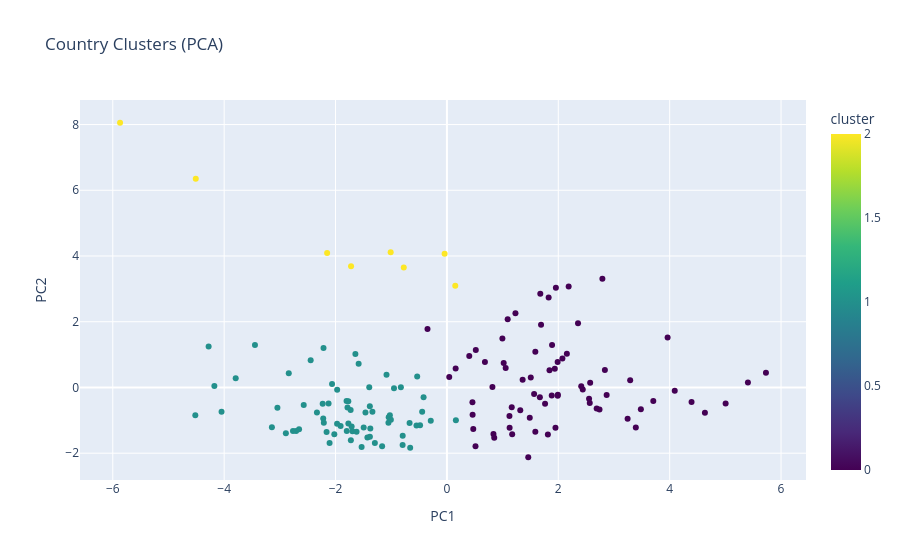

This figure's notebook cell:
### Code cell
pca = PCA(n_components=2, random_state=42)
pca_coords = pca.fit_transform(scaled_df)
pca_df = pd.DataFrame(pca_coords, columns=['PC1', 'PC2'])
pca_df['cluster'] = country_df['cluster'].values
pca_df['country'] = country_df['Country / Economy'].values

pca_fig = px.scatter(
    pca_df, x='PC1', y='PC2', color='cluster', hover_name='country',
    title='Country Clusters (PCA)', color_continuous_scale='Viridis'
)
pca_fig.write_image(FIGURES_DIR / 'country_clusters_pca.png', width=1000, height=700)
pca_fig.show()

### Figure 1 — Plotly figure (JSON) as saved in the notebook; plotly's stock layout.template omitted (floating-point values rounded to 4 significant figures; data arrays with more than 128 entries replaced by an {"elided": "..."} marker saying what was removed)
{"data": [{"hovertemplate": "<b>%{hovertext}</b><br><br>PC1=%{x}<br>PC2=%{y}<br>cluster=%{marker.color}<extra></extra>", "hovertext": {"elided": "148 str values"}, "legendgroup": "", "marker": {"color": {"elided": "148 int values"}, "coloraxis": "coloraxis", "symbol": "circle"}, "mode": "markers", "name": "", "orientation": "v", "showlegend": false, "type": "scatter", "x": {"elided": "148 float values"}, "xaxis": "x", "y": {"elided": "148 float values"}, "yaxis": "y"}], "layout": {"coloraxis": {"autocolorscale": false, "colorbar": {"title": {"text": "cluster"}}, "colorscale": [[0.0, "#440154"], [0.1111, "#482878"], [0.2222, "#3e4989"], [0.3333, "#31688e"], [0.4444, "#26828e"], [0.5556, "#1f9e89"], [0.6667, "#35b779"], [0.7778, "#6ece58"], [0.8889, "#b5de2b"], [1.0, "#fde725"]]}, "legend": {"tracegroupgap": 0}, "title": {"text": "Country Clusters (PCA)"}, "xaxis": {"anchor": "y", "domain": [0.0, 1.0], "title": {"text": "PC1"}}, "yaxis": {"anchor": "x", "domain": [0.0, 1.0], "title": {"text": "PC2"}}}}
